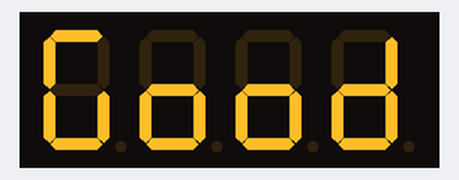
A sketch run on a simulated Arduino Uno, built with avr-gcc and run on an emulated ATmega328P. Shown: 4-digit seven-segment display. What the sketch prints to the serial monitor is not drawn.

Above: at 1.1 s.
At 2.33 s:
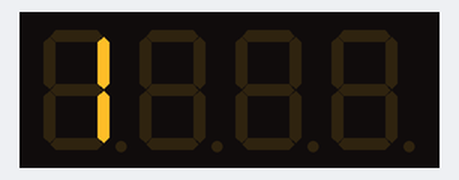
At 3.74 s:
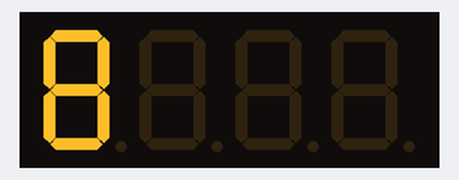
At 4.95 s:
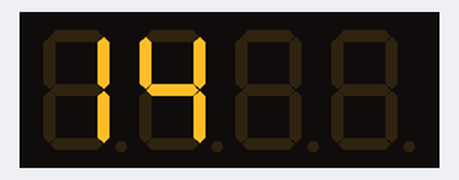
At 6.3 s:
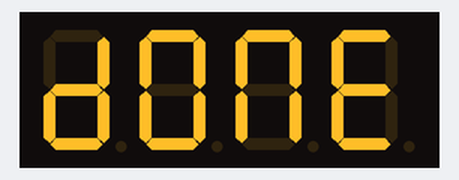
At 7.3 s:
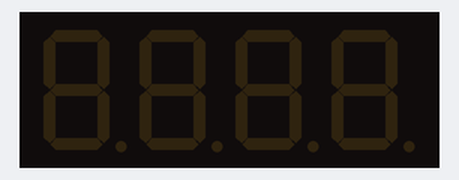

Measured:
- by itself, everything shown: repeats every 7.2 s, in 24 steps
- what the display in image 0 shows lasts 1.0 s, from 1.0 s to 2.0 s

The sketch:

DisplayTM1637.ino
```cpp
#include <SevenSegmentTM1637.h>

const byte CLK = 9;
const byte DIO = 10;
SevenSegmentTM1637 display(CLK,DIO);

void setup()
{
  Serial.begin(9600);
  display.begin();
  display.setBacklight(100);
}

void loop()
{
  Serial.print("Good");
  display.print("Good");
  delay(1000);
  display.clear();
  for (int i=0;i<=20;i++)
  {
    Serial.print(i);
    display.print(i);
    delay(200);
  }
  display.print("DONE");
  Serial.println("DONE");
  delay(1000);
  display.clear();
  delay(1000);

}
```
